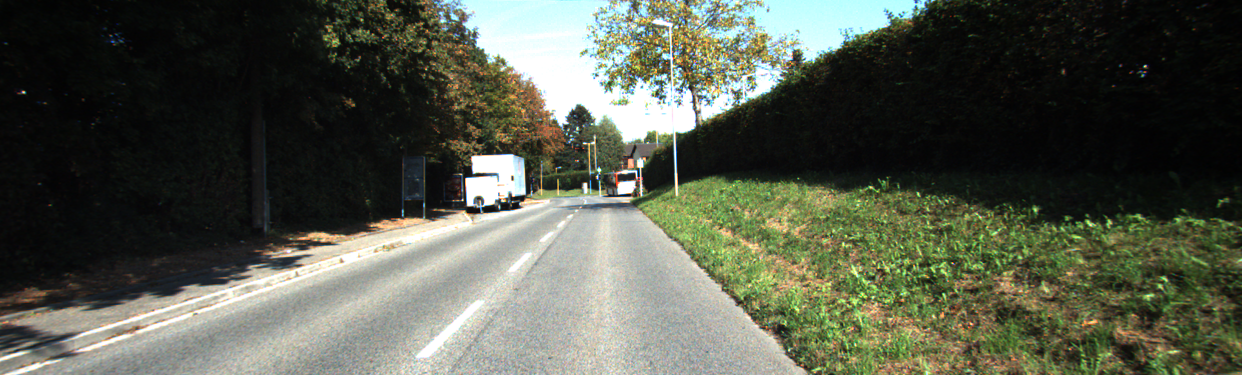
#> input picture images/testDataSetImage5.png, 1242 x 375 px
$ python cannyExample.py
#> lines starting #> are read from the running program, lines starting #| are printed output that depends on the picture

from __future__ import print_function
import cv2 as cv
import argparse


max_lowThreshold = 100
window_name = 'Edge Detection'
title_trackbar = 'Detection Range :'
# in relation to the trackbar
    # if low, will show more edges but if high, then less edges
ratio = 3
# the size of the Sobel kernel to be used internally
kernel_size = 3

def CannyThreshold(val):
    low_threshold = val
    # cv.blur(image/source, size)
    # https://docs.opencv.org/master/d4/d86/group__imgproc__filter.html
    img_blur = cv.blur(image_new_color, (1,1))
    # cv.Canny(image, threshold1, threshold2*ratio, apertureSize)
        # an array of values - I believe pixels of the image
    detected_edges = cv.Canny(img_blur, low_threshold, low_threshold*ratio, kernel_size)
    print(detected_edges)
    # search detected_edges array & compare each value
        # if = 0, then print False; otherwise print True
    mask = detected_edges != 0
    print('\n', mask)
    # [6 lines of commented-out code are left out]
    image = src * (mask[:,:,None].astype(src.dtype))
    cv.imshow(window_name, image)

parser = argparse.ArgumentParser(description='Code for Canny Edge Detector.')
parser.add_argument('--input', help='Path to input image.', default='images/testDataSetImage5.png')
args = parser.parse_args()
src = cv.imread(cv.samples.findFile(args.input))
#> src is the input picture: shape (375, 1242, 3); mean B, G, R 75.5, 89.3, 85.1

if src is None:
    print("Can't open open of find image: ", args.input)
    exit(0)

image_new_color = cv.cvtColor(src, cv.COLOR_BGR2GRAY)
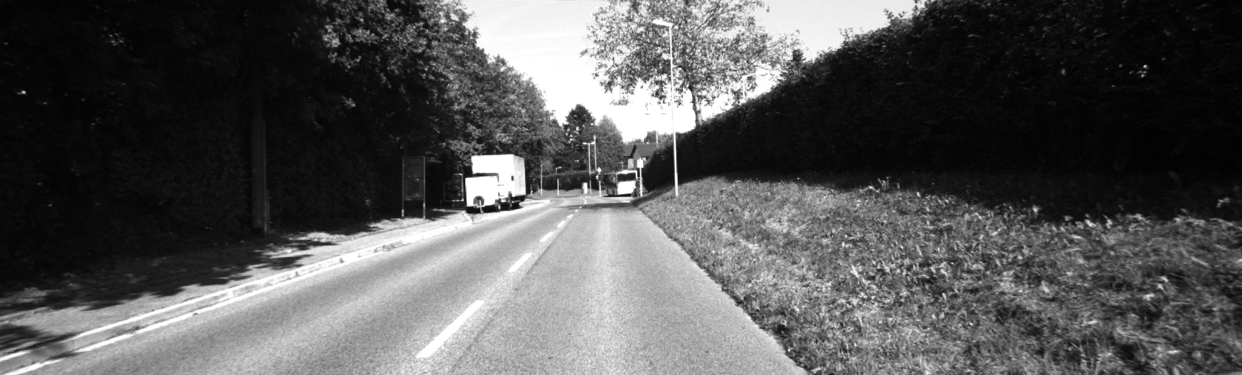
#> image_new_color: shape (375, 1242); min 1, max 255, mean 86.5
cv.namedWindow(window_name)
cv.createTrackbar(title_trackbar, window_name , 0, max_lowThreshold, CannyThreshold)
#> slider 'Detection Range :' is set to 33

# implement function
CannyThreshold(0)
#> in CannyThreshold, `detected_edges = cv.Canny(img_blur, low_threshold, low_threshold*ratio..`:
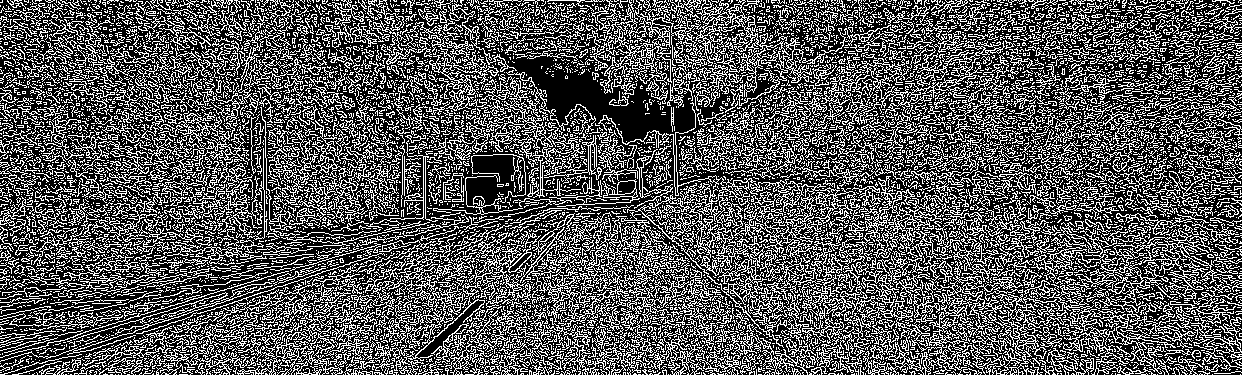
#> detected_edges: shape (375, 1242); 34.2% white in thin lines or dots
#> (printed output is left out)
#> in CannyThreshold, `mask = detected_edges != 0`: mask: shape (375, 1242) bool; 34.2% white in thin lines or dots
#> (printed output is left out)
#> in CannyThreshold, `image = src * (mask[:,:,None].astype(src.dtype))`:
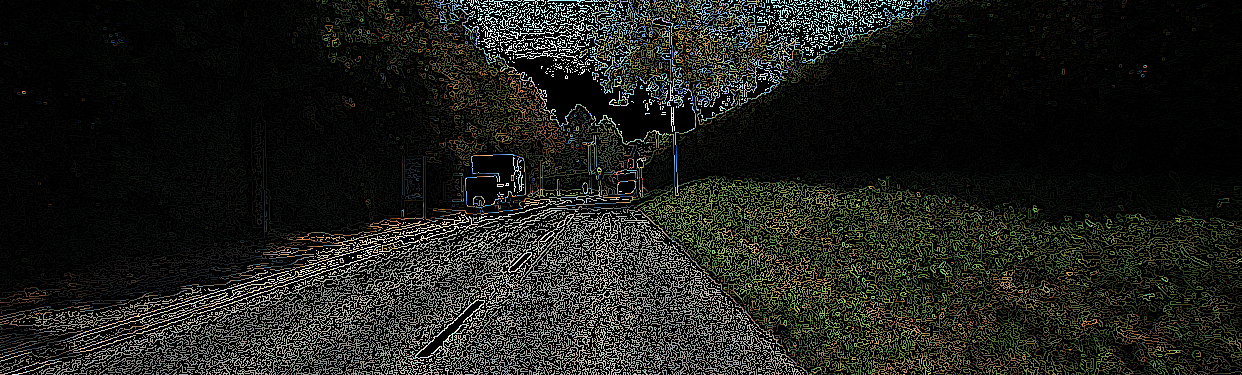
#> image: shape (375, 1242, 3); mean B, G, R 25.6, 30.9, 29.3
# CannyThreshold(10)
# CannyThreshold(50)

#waits for user to press any key
cv.waitKey(0)
#> call 2 of CannyThreshold, with val = 33
#> in CannyThreshold (call 2), `detected_edges = cv.Canny(img_blur, low_threshold, low_threshold*ratio..`:
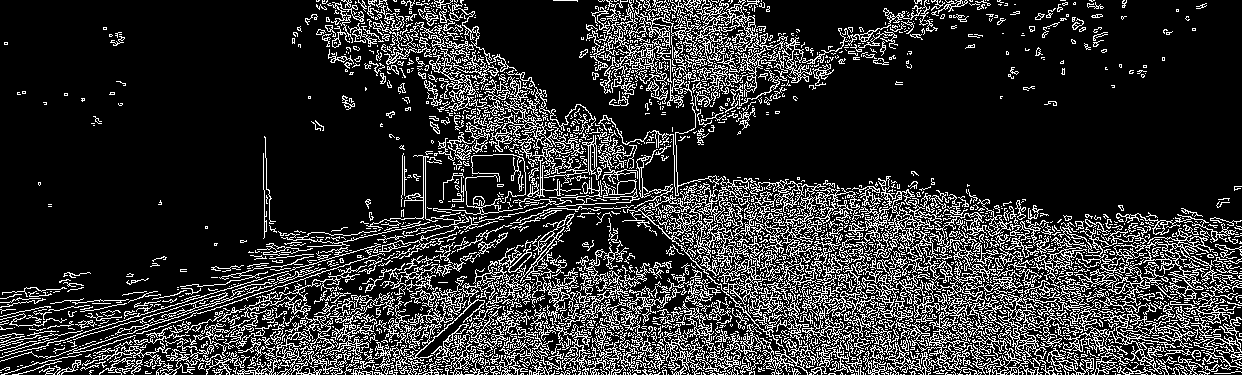
#> detected_edges: shape (375, 1242); 18.6% white in thin lines or dots
#> (printed output is left out)
#> in CannyThreshold (call 2), `mask = detected_edges != 0`: mask: shape (375, 1242) bool; 18.6% white in thin lines or dots
#> (printed output is left out)
#> in CannyThreshold (call 2), `image = src * (mask[:,:,None].astype(src.dtype))`:
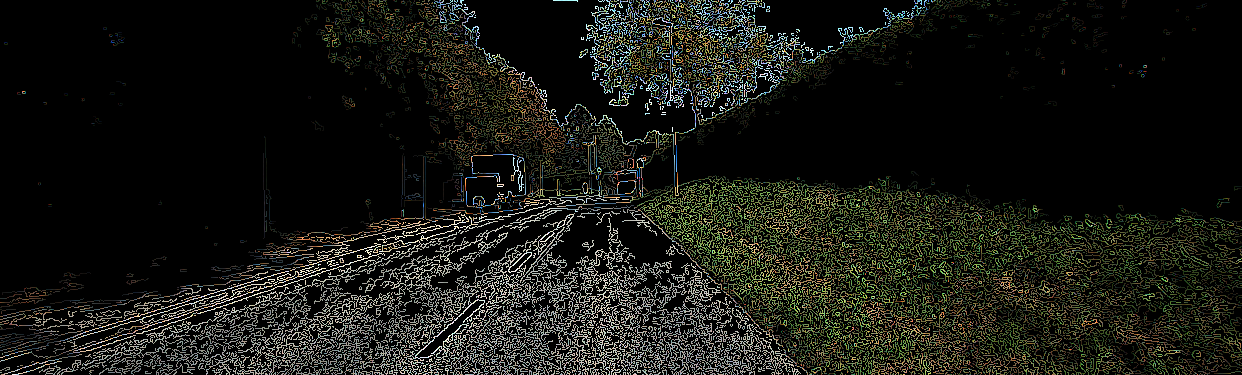
#> image: shape (375, 1242, 3); mean B, G, R 19.9, 24.8, 23.8

$ run again, with images/testDataSetImage1.png copied over images/testDataSetImage5.png
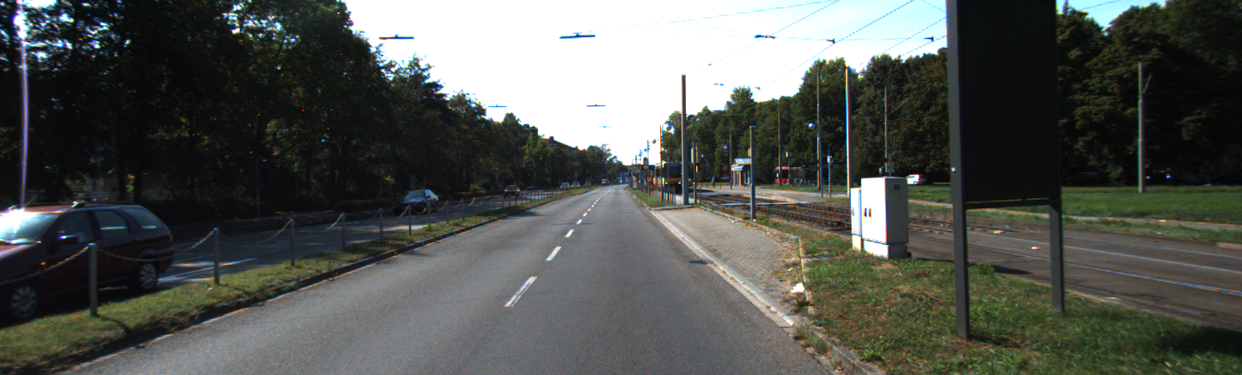
#> input picture images/testDataSetImage1.png, 1242 x 375 px
#> src is the input picture: shape (375, 1242, 3); mean B, G, R 82.1, 86.6, 83.6
#> in CannyThreshold, `detected_edges = cv.Canny(img_blur, low_threshold, low_threshold*ratio..`:
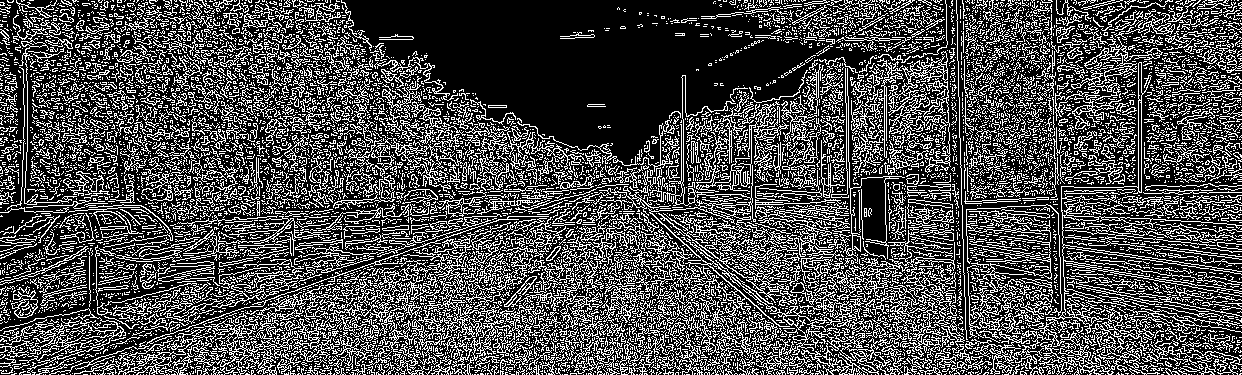
#> detected_edges: shape (375, 1242); 29.7% white in thin lines or dots
#> (printed output is left out)
#> mask: shape (375, 1242) bool; 29.7% white in thin lines or dots
#> (printed output is left out)
#> detected_edges: shape (375, 1242); 13.2% white in thin lines or dots
#> (printed output is left out)
#> mask: shape (375, 1242) bool; 13.2% white in thin lines or dots
#> (printed output is left out)
#> in CannyThreshold (call 2), `image = src * (mask[:,:,None].astype(src.dtype))`:
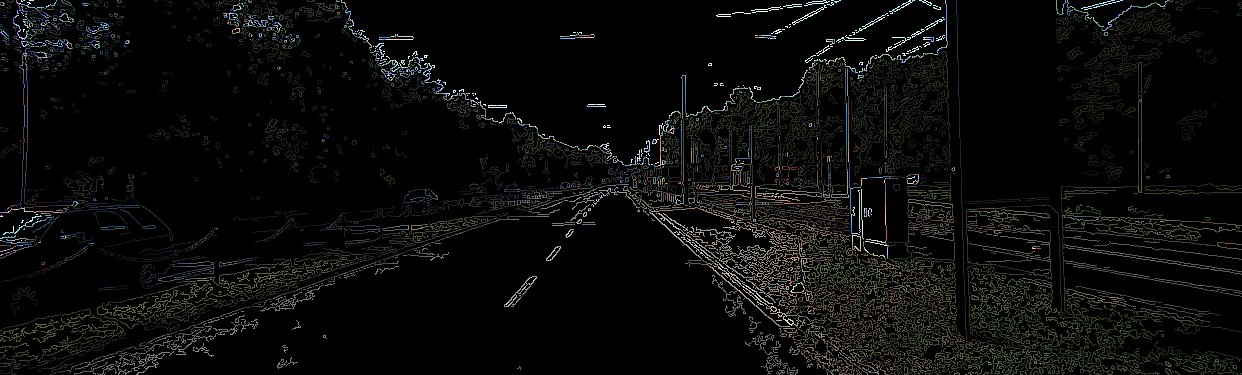
#> image: shape (375, 1242, 3); mean B, G, R 9.3, 10.7, 10.1

$ run again, with images/testDataSetImage2.png copied over images/testDataSetImage5.png
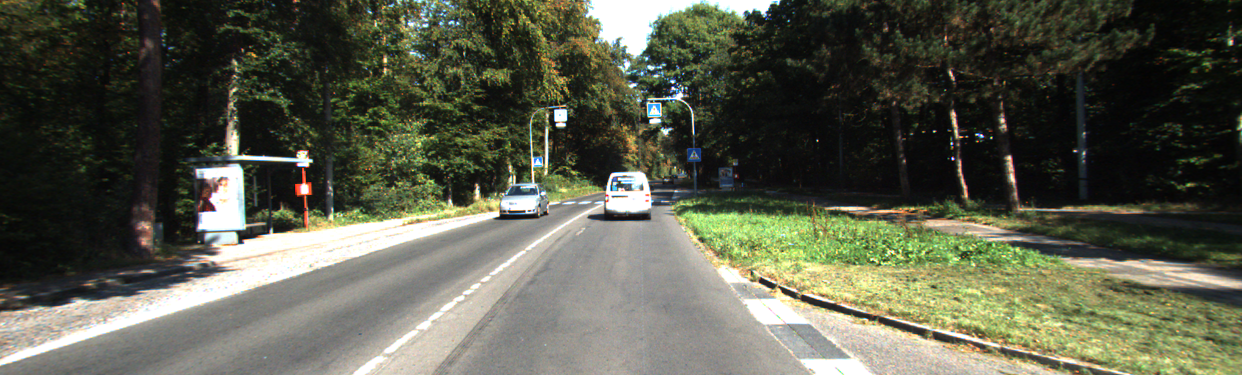
#> input picture images/testDataSetImage2.png, 1242 x 375 px
#> src is the input picture: shape (375, 1242, 3); mean B, G, R 76.3, 92.3, 90.1
#> in CannyThreshold, `detected_edges = cv.Canny(img_blur, low_threshold, low_threshold*ratio..`:
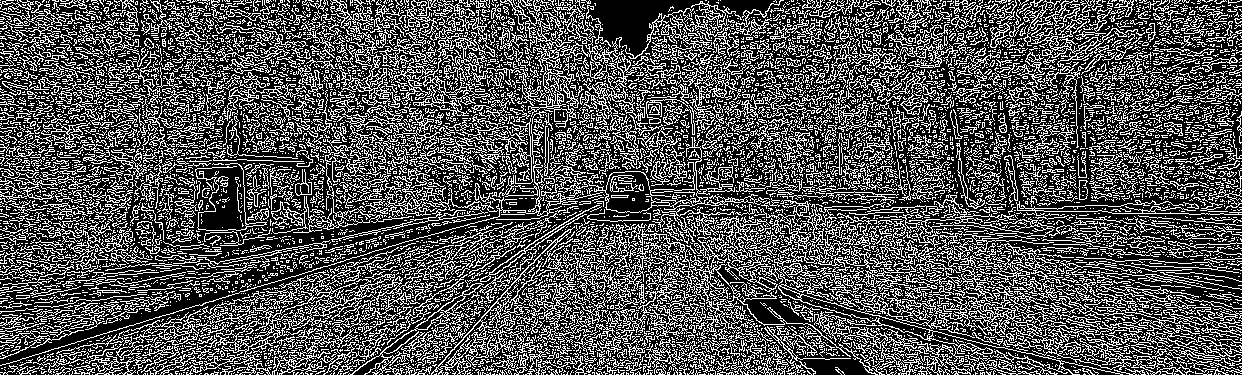
#> detected_edges: shape (375, 1242); 32.7% white in thin lines or dots
#> (printed output is left out)
#> mask: shape (375, 1242) bool; 32.7% white in thin lines or dots
#> (printed output is left out)
#> detected_edges: shape (375, 1242); 18.5% white in thin lines or dots
#> (printed output is left out)
#> mask: shape (375, 1242) bool; 18.5% white in thin lines or dots
#> (printed output is left out)
#> in CannyThreshold (call 2), `image = src * (mask[:,:,None].astype(src.dtype))`:
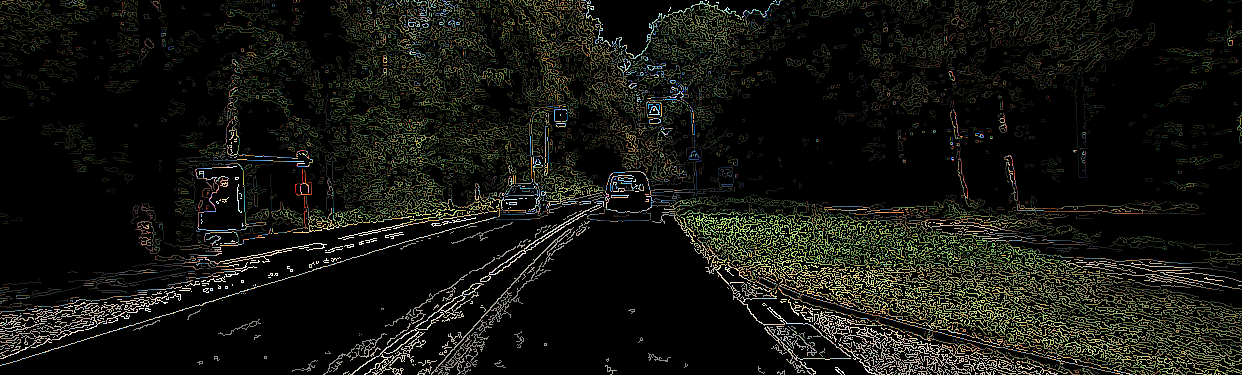
#> image: shape (375, 1242, 3); mean B, G, R 15.1, 20.4, 19.7

$ run again, with images/testDataSetImage3.png copied over images/testDataSetImage5.png
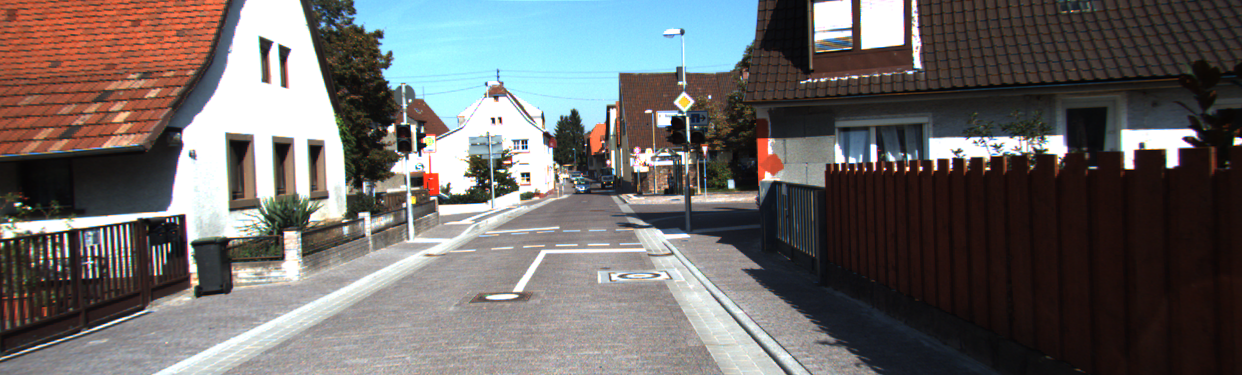
#> input picture images/testDataSetImage3.png, 1242 x 375 px
#> src is the input picture: shape (375, 1242, 3); mean B, G, R 103.6, 104.8, 108
#> in CannyThreshold, `detected_edges = cv.Canny(img_blur, low_threshold, low_threshold*ratio..`:
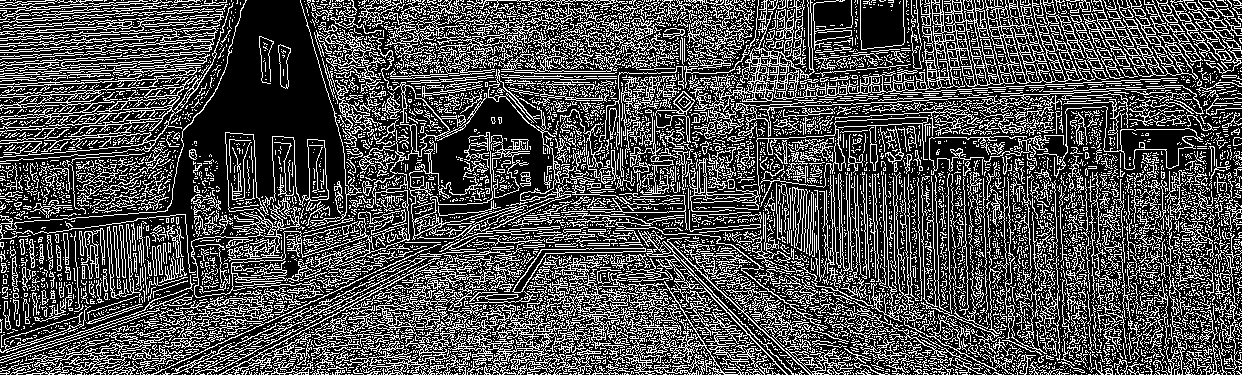
#> detected_edges: shape (375, 1242); 30.4% white in thin lines or dots
#> (printed output is left out)
#> mask: shape (375, 1242) bool; 30.4% white in thin lines or dots
#> (printed output is left out)
#> detected_edges: shape (375, 1242); 16.6% white in thin lines or dots
#> (printed output is left out)
#> mask: shape (375, 1242) bool; 16.6% white in thin lines or dots
#> (printed output is left out)
#> in CannyThreshold (call 2), `image = src * (mask[:,:,None].astype(src.dtype))`:
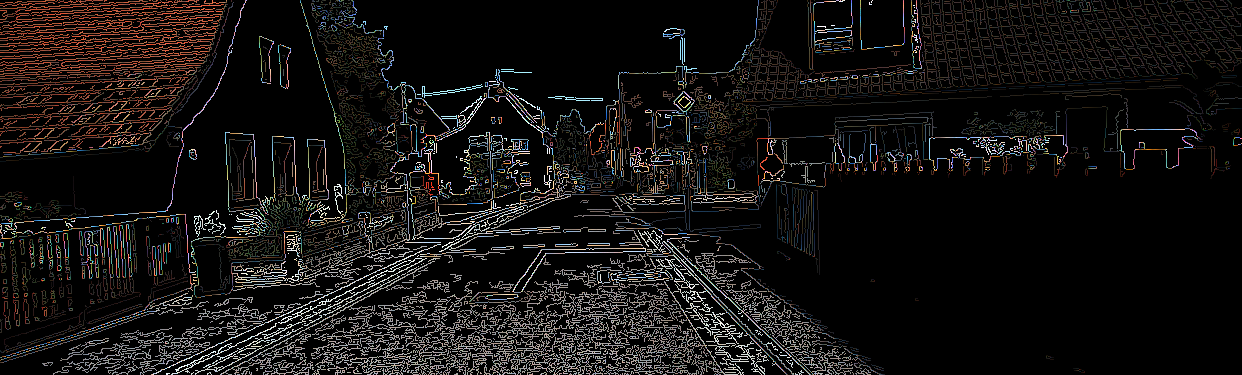
#> image: shape (375, 1242, 3); mean B, G, R 17.9, 18.9, 20.8
